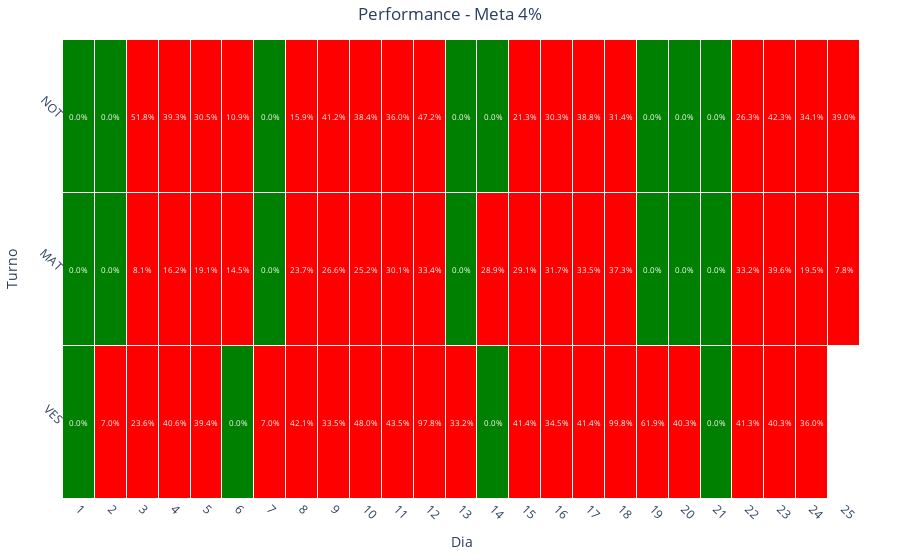

Notebook code for this chart:
### Code cell
graph_heatmap_perf(df_perf.copy(), 4)
graph_heatmap_perf_v2(df_perf.copy(), 4)

### Figure 1 — Plotly figure (JSON) as saved in the notebook; plotly's stock layout.template omitted (floating-point values rounded to 4 significant figures)
{"data": [{"colorscale": [[0, "green"], [0.04, "green"], [0.04, "red"], [1, "red"]], "hoverongaps": false, "hovertemplate": "Turno: %{y}<br>Dia: %{x}<br>Valor: %{z:.1%}", "showscale": false, "type": "heatmap", "x": [1, 2, 3, 4, 5, 6, 7, 8, 9, 10, 11, 12, 13, 14, 15, 16, 17, 18, 19, 20, 21, 22, 23, 24, 25], "xgap": 1, "y": ["VES", "MAT", "NOT"], "ygap": 1, "z": [[0, 0.06964, 0.2358, 0.4059, 0.3945, 0, 0.06994, 0.4211, 0.335, 0.4801, 0.435, 0.9783, 0.3321, 0, 0.4141, 0.3447, 0.4143, 0.9979, 0.6188, 0.4026, 0, 0.4126, 0.4026, 0.3595, null], [0, 0, 0.08082, 0.1621, 0.1912, 0.1455, 0, 0.2372, 0.266, 0.2517, 0.3006, 0.3344, 0, 0.2893, 0.2912, 0.3172, 0.335, 0.3726, 0, 0, 0, 0.3317, 0.3962, 0.195, 0.07837], [0, 0, 0.5176, 0.3928, 0.3052, 0.1087, 0, 0.1588, 0.4118, 0.3835, 0.3598, 0.4723, 0, 0, 0.2132, 0.3029, 0.3878, 0.3136, 0, 0, 0, 0.263, 0.4234, 0.3412, 0.3898]], "zmax": 1, "zmin": 0}], "layout": {"annotations": [{"font": {"color": "white", "size": 8}, "showarrow": false, "text": "0.0%", "x": 1, "y": "VES"}, {"font": {"color": "white", "size": 8}, "showarrow": false, "text": "7.0%", "x": 2, "y": "VES"}, {"font": {"color": "white", "size": 8}, "showarrow": false, "text": "23.6%", "x": 3, "y": "VES"}, {"font": {"color": "white", "size": 8}, "showarrow": false, "text": "40.6%", "x": 4, "y": "VES"}, {"font": {"color": "white", "size": 8}, "showarrow": false, "text": "39.4%", "x": 5, "y": "VES"}, {"font": {"color": "white", "size": 8}, "showarrow": false, "text": "0.0%", "x": 6, "y": "VES"}, {"font": {"color": "white", "size": 8}, "showarrow": false, "text": "7.0%", "x": 7, "y": "VES"}, {"font": {"color": "white", "size": 8}, "showarrow": false, "text": "42.1%", "x": 8, "y": "VES"}, {"font": {"color": "white", "size": 8}, "showarrow": false, "text": "33.5%", "x": 9, "y": "VES"}, {"font": {"color": "white", "size": 8}, "showarrow": false, "text": "48.0%", "x": 10, "y": "VES"}, {"font": {"color": "white", "size": 8}, "showarrow": false, "text": "43.5%", "x": 11, "y": "VES"}, {"font": {"color": "white", "size": 8}, "showarrow": false, "text": "97.8%", "x": 12, "y": "VES"}, {"font": {"color": "white", "size": 8}, "showarrow": false, "text": "33.2%", "x": 13, "y": "VES"}, {"font": {"color": "white", "size": 8}, "showarrow": false, "text": "0.0%", "x": 14, "y": "VES"}, {"font": {"color": "white", "size": 8}, "showarrow": false, "text": "41.4%", "x": 15, "y": "VES"}, {"font": {"color": "white", "size": 8}, "showarrow": false, "text": "34.5%", "x": 16, "y": "VES"}, {"font": {"color": "white", "size": 8}, "showarrow": false, "text": "41.4%", "x": 17, "y": "VES"}, {"font": {"color": "white", "size": 8}, "showarrow": false, "text": "99.8%", "x": 18, "y": "VES"}, {"font": {"color": "white", "size": 8}, "showarrow": false, "text": "61.9%", "x": 19, "y": "VES"}, {"font": {"color": "white", "size": 8}, "showarrow": false, "text": "40.3%", "x": 20, "y": "VES"}, {"font": {"color": "white", "size": 8}, "showarrow": false, "text": "0.0%", "x": 21, "y": "VES"}, {"font": {"color": "white", "size": 8}, "showarrow": false, "text": "41.3%", "x": 22, "y": "VES"}, {"font": {"color": "white", "size": 8}, "showarrow": false, "text": "40.3%", "x": 23, "y": "VES"}, {"font": {"color": "white", "size": 8}, "showarrow": false, "text": "36.0%", "x": 24, "y": "VES"}, {"font": {"color": "white", "size": 8}, "showarrow": false, "text": "nan%", "x": 25, "y": "VES"}, {"font": {"color": "white", "size": 8}, "showarrow": false, "text": "0.0%", "x": 1, "y": "MAT"}, {"font": {"color": "white", "size": 8}, "showarrow": false, "text": "0.0%", "x": 2, "y": "MAT"}, {"font": {"color": "white", "size": 8}, "showarrow": false, "text": "8.1%", "x": 3, "y": "MAT"}, {"font": {"color": "white", "size": 8}, "showarrow": false, "text": "16.2%", "x": 4, "y": "MAT"}, {"font": {"color": "white", "size": 8}, "showarrow": false, "text": "19.1%", "x": 5, "y": "MAT"}, {"font": {"color": "white", "size": 8}, "showarrow": false, "text": "14.5%", "x": 6, "y": "MAT"}, {"font": {"color": "white", "size": 8}, "showarrow": false, "text": "0.0%", "x": 7, "y": "MAT"}, {"font": {"color": "white", "size": 8}, "showarrow": false, "text": "23.7%", "x": 8, "y": "MAT"}, {"font": {"color": "white", "size": 8}, "showarrow": false, "text": "26.6%", "x": 9, "y": "MAT"}, {"font": {"color": "white", "size": 8}, "showarrow": false, "text": "25.2%", "x": 10, "y": "MAT"}, {"font": {"color": "white", "size": 8}, "showarrow": false, "text": "30.1%", "x": 11, "y": "MAT"}, {"font": {"color": "white", "size": 8}, "showarrow": false, "text": "33.4%", "x": 12, "y": "MAT"}, {"font": {"color": "white", "size": 8}, "showarrow": false, "text": "0.0%", "x": 13, "y": "MAT"}, {"font": {"color": "white", "size": 8}, "showarrow": false, "text": "28.9%", "x": 14, "y": "MAT"}, {"font": {"color": "white", "size": 8}, "showarrow": false, "text": "29.1%", "x": 15, "y": "MAT"}, {"font": {"color": "white", "size": 8}, "showarrow": false, "text": "31.7%", "x": 16, "y": "MAT"}, {"font": {"color": "white", "size": 8}, "showarrow": false, "text": "33.5%", "x": 17, "y": "MAT"}, {"font": {"color": "white", "size": 8}, "showarrow": false, "text": "37.3%", "x": 18, "y": "MAT"}, {"font": {"color": "white", "size": 8}, "showarrow": false, "text": "0.0%", "x": 19, "y": "MAT"}, {"font": {"color": "white", "size": 8}, "showarrow": false, "text": "0.0%", "x": 20, "y": "MAT"}, {"font": {"color": "white", "size": 8}, "showarrow": false, "text": "0.0%", "x": 21, "y": "MAT"}, {"font": {"color": "white", "size": 8}, "showarrow": false, "text": "33.2%", "x": 22, "y": "MAT"}, {"font": {"color": "white", "size": 8}, "showarrow": false, "text": "39.6%", "x": 23, "y": "MAT"}, {"font": {"color": "white", "size": 8}, "showarrow": false, "text": "19.5%", "x": 24, "y": "MAT"}, {"font": {"color": "white", "size": 8}, "showarrow": false, "text": "7.8%", "x": 25, "y": "MAT"}, {"font": {"color": "white", "size": 8}, "showarrow": false, "text": "0.0%", "x": 1, "y": "NOT"}, {"font": {"color": "white", "size": 8}, "showarrow": false, "text": "0.0%", "x": 2, "y": "NOT"}, {"font": {"color": "white", "size": 8}, "showarrow": false, "text": "51.8%", "x": 3, "y": "NOT"}, {"font": {"color": "white", "size": 8}, "showarrow": false, "text": "39.3%", "x": 4, "y": "NOT"}, {"font": {"color": "white", "size": 8}, "showarrow": false, "text": "30.5%", "x": 5, "y": "NOT"}, {"font": {"color": "white", "size": 8}, "showarrow": false, "text": "10.9%", "x": 6, "y": "NOT"}, {"font": {"color": "white", "size": 8}, "showarrow": false, "text": "0.0%", "x": 7, "y": "NOT"}, {"font": {"color": "white", "size": 8}, "showarrow": false, "text": "15.9%", "x": 8, "y": "NOT"}, {"font": {"color": "white", "size": 8}, "showarrow": false, "text": "41.2%", "x": 9, "y": "NOT"}, {"font": {"color": "white", "size": 8}, "showarrow": false, "text": "38.4%", "x": 10, "y": "NOT"}, {"font": {"color": "white", "size": 8}, "showarrow": false, "text": "36.0%", "x": 11, "y": "NOT"}, {"font": {"color": "white", "size": 8}, "showarrow": false, "text": "47.2%", "x": 12, "y": "NOT"}, {"font": {"color": "white", "size": 8}, "showarrow": false, "text": "0.0%", "x": 13, "y": "NOT"}, {"font": {"color": "white", "size": 8}, "showarrow": false, "text": "0.0%", "x": 14, "y": "NOT"}, {"font": {"color": "white", "size": 8}, "showarrow": false, "text": "21.3%", "x": 15, "y": "NOT"}, {"font": {"color": "white", "size": 8}, "showarrow": false, "text": "30.3%", "x": 16, "y": "NOT"}, {"font": {"color": "white", "size": 8}, "showarrow": false, "text": "38.8%", "x": 17, "y": "NOT"}, {"font": {"color": "white", "size": 8}, "showarrow": false, "text": "31.4%", "x": 18, "y": "NOT"}, {"font": {"color": "white", "size": 8}, "showarrow": false, "text": "0.0%", "x": 19, "y": "NOT"}, {"font": {"color": "white", "size": 8}, "showarrow": false, "text": "0.0%", "x": 20, "y": "NOT"}, {"font": {"color": "white", "size": 8}, "showarrow": false, "text": "0.0%", "x": 21, "y": "NOT"}, {"font": {"color": "white", "size": 8}, "showarrow": false, "text": "26.3%", "x": 22, "y": "NOT"}, {"font": {"color": "white", "size": 8}, "showarrow": false, "text": "42.3%", "x": 23, "y": "NOT"}, {"font": {"color": "white", "size": 8}, "showarrow": false, "text": "34.1%", "x": 24, "y": "NOT"}, {"font": {"color": "white", "size": 8}, "showarrow": false, "text": "39.0%", "x": 25, "y": "NOT"}], "margin": {"b": 40, "l": 40, "r": 40, "t": 40}, "plot_bgcolor": "white", "title": {"text": "Performance - Meta 4%", "x": 0.5}, "xaxis": {"nticks": 31, "tickangle": 45, "tickmode": "linear", "ticktext": [1, 2, 3, 4, 5, 6, 7, 8, 9, 10, 11, 12, 13, 14, 15, 16, 17, 18, 19, 20, 21, 22, 23, 24, 25, 26, 27, 28, 29, 30, 31], "tickvals": [1, 2, 3, 4, 5, 6, 7, 8, 9, 10, 11, 12, 13, 14, 15, 16, 17, 18, 19, 20, 21, 22, 23, 24, 25, 26, 27, 28, 29, 30, 31], "title": {"text": "Dia"}}, "yaxis": {"tickangle": 45, "tickmode": "linear", "title": {"text": "Turno"}}}}
